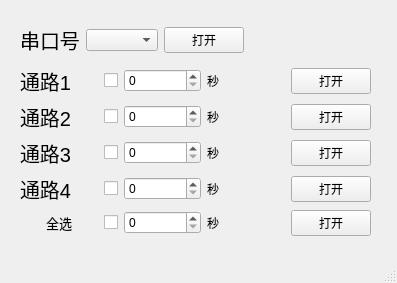
<?xml version="1.0" encoding="UTF-8"?>
<ui version="4.0">
 <class>MainWindow</class>
 <widget class="QMainWindow" name="MainWindow">
  <property name="geometry">
   <rect>
    <x>0</x>
    <y>0</y>
    <width>397</width>
    <height>283</height>
   </rect>
  </property>
  <property name="windowTitle">
   <string>MainWindow</string>
  </property>
  <property name="autoFillBackground">
   <bool>false</bool>
  </property>
  <widget class="QWidget" name="centralwidget">
   <widget class="QWidget" name="">
    <property name="geometry">
     <rect>
      <x>20</x>
      <y>20</y>
      <width>351</width>
      <height>221</height>
     </rect>
    </property>
    <layout class="QVBoxLayout" name="verticalLayout" stretch="2,5">
     <item>
      <layout class="QHBoxLayout" name="horizontalLayout">
       <item>
        <widget class="QLabel" name="label_5">
         <property name="sizePolicy">
          <sizepolicy hsizetype="Preferred" vsizetype="Preferred">
           <horstretch>0</horstretch>
           <verstretch>0</verstretch>
          </sizepolicy>
         </property>
         <property name="font">
          <font>
           <pointsize>15</pointsize>
           <bold>false</bold>
          </font>
         </property>
         <property name="layoutDirection">
          <enum>Qt::LeftToRight</enum>
         </property>
         <property name="text">
          <string>串口号</string>
         </property>
         <property name="alignment">
          <set>Qt::AlignCenter</set>
         </property>
        </widget>
       </item>
       <item>
        <widget class="QComboBox" name="serial_port"/>
       </item>
       <item>
        <widget class="QPushButton" name="open_serial_button">
         <property name="text">
          <string>打开</string>
         </property>
        </widget>
       </item>
       <item>
        <spacer name="horizontalSpacer">
         <property name="orientation">
          <enum>Qt::Horizontal</enum>
         </property>
         <property name="sizeHint" stdset="0">
          <size>
           <width>40</width>
           <height>20</height>
          </size>
         </property>
        </spacer>
       </item>
      </layout>
     </item>
     <item>
      <layout class="QGridLayout" name="gridLayout">
       <item row="0" column="0">
        <widget class="QLabel" name="label">
         <property name="font">
          <font>
           <pointsize>15</pointsize>
          </font>
         </property>
         <property name="text">
          <string>通路1</string>
         </property>
        </widget>
       </item>
       <item row="0" column="1">
        <widget class="QCheckBox" name="road1_selected">
         <property name="sizePolicy">
          <sizepolicy hsizetype="Fixed" vsizetype="Fixed">
           <horstretch>0</horstretch>
           <verstretch>0</verstretch>
          </sizepolicy>
         </property>
         <property name="text">
          <string/>
         </property>
        </widget>
       </item>
       <item row="0" column="2">
        <widget class="QSpinBox" name="road1_set_time"/>
       </item>
       <item row="0" column="3">
        <widget class="QLabel" name="label_7">
         <property name="text">
          <string>秒</string>
         </property>
        </widget>
       </item>
       <item row="0" column="4">
        <widget class="QPushButton" name="road1_open">
         <property name="text">
          <string>打开</string>
         </property>
        </widget>
       </item>
       <item row="1" column="0">
        <widget class="QLabel" name="label_2">
         <property name="font">
          <font>
           <pointsize>15</pointsize>
          </font>
         </property>
         <property name="text">
          <string>通路2</string>
         </property>
        </widget>
       </item>
       <item row="1" column="1">
        <widget class="QCheckBox" name="road2_selected">
         <property name="sizePolicy">
          <sizepolicy hsizetype="Fixed" vsizetype="Fixed">
           <horstretch>0</horstretch>
           <verstretch>0</verstretch>
          </sizepolicy>
         </property>
         <property name="text">
          <string/>
         </property>
        </widget>
       </item>
       <item row="1" column="2">
        <widget class="QSpinBox" name="road2_set_time"/>
       </item>
       <item row="1" column="3">
        <widget class="QLabel" name="label_8">
         <property name="text">
          <string>秒</string>
         </property>
        </widget>
       </item>
       <item row="1" column="4">
        <widget class="QPushButton" name="road2_open">
         <property name="text">
          <string>打开</string>
         </property>
        </widget>
       </item>
       <item row="2" column="0">
        <widget class="QLabel" name="label_3">
         <property name="font">
          <font>
           <pointsize>15</pointsize>
          </font>
         </property>
         <property name="text">
          <string>通路3</string>
         </property>
        </widget>
       </item>
       <item row="2" column="1">
        <widget class="QCheckBox" name="road3_selected">
         <property name="sizePolicy">
          <sizepolicy hsizetype="Fixed" vsizetype="Fixed">
           <horstretch>0</horstretch>
           <verstretch>0</verstretch>
          </sizepolicy>
         </property>
         <property name="text">
          <string/>
         </property>
        </widget>
       </item>
       <item row="2" column="2">
        <widget class="QSpinBox" name="road3_set_time"/>
       </item>
       <item row="2" column="3">
        <widget class="QLabel" name="label_9">
         <property name="text">
          <string>秒</string>
         </property>
        </widget>
       </item>
       <item row="2" column="4">
        <widget class="QPushButton" name="road3_open">
         <property name="text">
          <string>打开</string>
         </property>
        </widget>
       </item>
       <item row="3" column="0">
        <widget class="QLabel" name="label_4">
         <property name="font">
          <font>
           <pointsize>15</pointsize>
          </font>
         </property>
         <property name="text">
          <string>通路4</string>
         </property>
        </widget>
       </item>
       <item row="3" column="1">
        <widget class="QCheckBox" name="road4_selected">
         <property name="sizePolicy">
          <sizepolicy hsizetype="Fixed" vsizetype="Fixed">
           <horstretch>0</horstretch>
           <verstretch>0</verstretch>
          </sizepolicy>
         </property>
         <property name="text">
          <string/>
         </property>
        </widget>
       </item>
       <item row="3" column="2">
        <widget class="QSpinBox" name="road4_set_time"/>
       </item>
       <item row="3" column="3">
        <widget class="QLabel" name="label_10">
         <property name="text">
          <string>秒</string>
         </property>
        </widget>
       </item>
       <item row="3" column="4">
        <widget class="QPushButton" name="road4_open">
         <property name="text">
          <string>打开</string>
         </property>
        </widget>
       </item>
       <item row="4" column="0">
        <widget class="QLabel" name="label_6">
         <property name="font">
          <font>
           <pointsize>10</pointsize>
          </font>
         </property>
         <property name="text">
          <string>全选</string>
         </property>
         <property name="alignment">
          <set>Qt::AlignCenter</set>
         </property>
        </widget>
       </item>
       <item row="4" column="1">
        <widget class="QCheckBox" name="road_all_selected">
         <property name="sizePolicy">
          <sizepolicy hsizetype="Fixed" vsizetype="Fixed">
           <horstretch>0</horstretch>
           <verstretch>0</verstretch>
          </sizepolicy>
         </property>
         <property name="text">
          <string/>
         </property>
        </widget>
       </item>
       <item row="4" column="2">
        <widget class="QSpinBox" name="road_all_set_time"/>
       </item>
       <item row="4" column="3">
        <widget class="QLabel" name="label_11">
         <property name="text">
          <string>秒</string>
         </property>
        </widget>
       </item>
       <item row="4" column="4">
        <widget class="QPushButton" name="road_all_open">
         <property name="text">
          <string>打开</string>
         </property>
        </widget>
       </item>
      </layout>
     </item>
    </layout>
   </widget>
  </widget>
  <widget class="QStatusBar" name="statusbar"/>
 </widget>
 <resources/>
 <connections/>
</ui>
